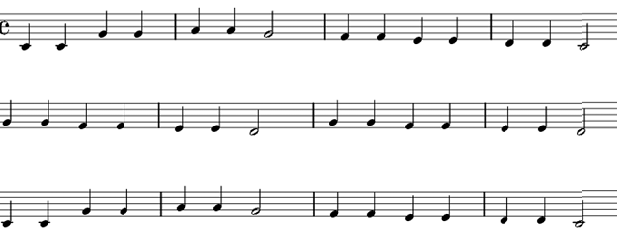
%> input picture Music Score Reader/TwinkleTwinkleLittleStar.bmp, 617 x 235 px
$ octave NotesExtraction.m   (GNU Octave 9; MATLAB toolbox functions it lacks are replaced by stand-ins)
%> lines starting %> are read from the running program, lines starting %| are printed output that depends on the picture; in (x1, y1, x2, y2) boxes, pixels count from 0 and x2, y2 are one past the last pixel; in counts of white or black regions, pixels touching at a corner belong together; the program's own positions count from 1
### Music Score Reader/ImageBinarization.m
function [binImage] = ImageBinarization(image)

% Convert Grayscale image to Binary image and convert B&W

Image = rgb2gray(image);
binImage = ~imbinarize(Image);
%figure, imshow(binImage);
%title('Binarized Image');

end

### Music Score Reader/RemoveSmallRegions.m
function [ imageWithBigRegionsRemoved ] = RemoveSmallRegions(image, lowerLimit )
% This function will remove the regions whose areas are too small

imageLabel = bwlabel(image);
shapeProps = regionprops(imageLabel, 'Area');

for nRegion = 1 : length(shapeProps)
    index = imageLabel == nRegion;
    area = shapeProps(nRegion).Area;
    if area < lowerLimit
        image(index) = 0;
    end
end % nRegion

imageWithBigRegionsRemoved = image;

end

### Music Score Reader/RemoveBigRegions.m
function [ imageWithBigRegionsRemoved ] = RemoveBigRegions(image, upperLimit)
% This function will remove the regions whose areas are too big

imageLabel = bwlabel(image);
shapeProps = regionprops(imageLabel, 'Area');

for nRegion = 1 : length(shapeProps)
    index = imageLabel == nRegion;
    area = shapeProps(nRegion).Area;
    if area > upperLimit
        image(index) = 0;
    end
end % nRegion

imageWithBigRegionsRemoved = image;

end

### Music Score Reader/HorizontalLinesDetection.m
function [HorizontalLines] = HorizontalLinesDetection(imageWithoutBigAndSmallRegions)

SE = strel('line', 15, 0);
HorizontalLines = imopen(imageWithoutBigAndSmallRegions, SE);
HorizontalLines = imclose(HorizontalLines, SE);
%figure, imshow(HorizontalLines);
%title('Extracted Horizontal Lines');

end

### Music Score Reader/FillNotes.m
function [imageWithoutTrebleCleff, temp] = FillNotes(imageWithoutBigAndSmallRegions, Hlines)

notes = imageWithoutBigAndSmallRegions - Hlines;
%figure, imshow(notes);
%title('Image Without Horizontal Lines');

SE = strel('square', 3);
filledNotes = imclose(notes, SE);
%figure, imshow(filledNotes);
%title('Filled Notes');

temp = RemoveBigRegions(filledNotes, 50);
%figure, imshow(temp);
%title('Temp');

imageWithoutTrebleCleff = RemoveBigRegions(filledNotes, 200);
%figure, imshow(imageWithoutTrebleCleff);
%title('Image Without Treble Cleff');

end

### Music Score Reader/VerticalLinesDetection.m
function [imageWithoutVerticalLines] = VerticalLinesDetection(filledNotes)
% Remove the vertical lines

SE = strel('line', 13, 90);
verticalLines = imopen(filledNotes, SE);
%figure, imshow(verticalLines);
%title('Extracted Vertical Image');

imageWithoutVerticalLines = filledNotes - verticalLines;
%figure; imshow(imageWithoutVerticalLines);
%title('Image Without Vertical Lines');

end

### Music Score Reader/WholeNotesDetection.m
function [wholeNote] = WholeNotesDetection(image, size)

SE = strel('disk', size);
wholeNote = imopen(image, SE);
%figure, imshow(wholeNote);
%title('Whole Note Image');

end

### Music Score Reader/HalfNotesDetection.m
function [halfNote] = HalfNotesDetection(image, wholeNote, size)

halfNote = image - wholeNote;
halfNote = RemoveSmallRegions(halfNote, size);
%figure, imshow(halfNote);
%title('Half Note Image');

end

### Music Score Reader/ImageEnhancement.m
function [imageWithoutSmallNoise, imageWithoutBaseCleff] = ImageEnhancement(filledNotes, imageWithoutVerticalLines, bigRegionSize, smallRegionSize)

imageWithoutBaseCleff = RemoveBigRegions(filledNotes, bigRegionSize);
%figure, imshow(imageWithoutBaseCleff);
%title('Image Without Base Cleff');

imageWithoutSmallNoise = RemoveSmallRegions(imageWithoutVerticalLines, smallRegionSize);
%figure, imshow(imageWithoutSmallNoise);
%title('Image Without Small Noise')

end

### Music Score Reader/RemoveRegions.m
function [imageWithoutBigAndSmallRegions] = RemoveRegions(binImage)

imageWithoutSmallRegions = RemoveSmallRegions(binImage, 1000);
imageWithoutBigAndSmallRegions = RemoveBigRegions(imageWithoutSmallRegions, 500000);
%figure, imshow(imageWithoutBigAndSmallRegions);
%title('After Removal of small & big Regions');

end

### Music Score Reader/NotesExtraction.m
close all; clear all; clc;

photoName = 'TwinkleTwinkleLittleStar.bmp';
image = imread(photoName);
%> image is the input picture: size 235x617x3 uint8; min 0, max 255, mean 237.4

binImage = ImageBinarization(image);
%> in ImageBinarization, `binImage = ~imbinarize(Image);`:
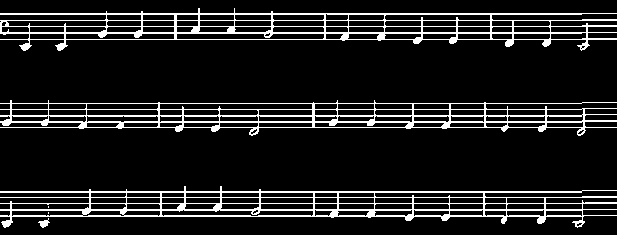
%> binImage: size 235x617 logical; 11.4% white in thin lines or dots

imageWithoutBigAndSmallRegions = RemoveRegions(binImage);
%> in RemoveSmallRegions, `imageLabel = bwlabel(image);`:
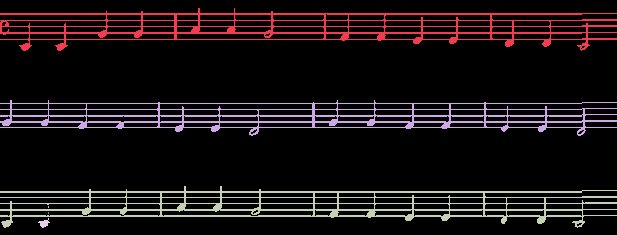
%> imageLabel: size 235x617 double; 7 distinct labels, from 0 to 6; one colour per label, 0 black
%> in RemoveSmallRegions, `shapeProps = regionprops(imageLabel, 'Area');`: shapeProps = 6 regions; Area: 5776, 5533, 5167, 59, 2, 2
%> the loop in RemoveSmallRegions, `for nRegion = 1 : length(shapeProps)` made 6 passes
%> area on passes 1 to 4: 5533, 5167, 5776, 59
%> after the loop in RemoveSmallRegions, `for nRegion = 1 : length(shapeProps)`: image: size 235x617 logical; 11.4% white in thin lines or dots
%> in RemoveBigRegions, `imageLabel = bwlabel(image);`: imageLabel: size 235x617 double; 4 distinct labels, from 0 to 3
%> in RemoveBigRegions, `shapeProps = regionprops(imageLabel, 'Area');`: shapeProps = 3 regions; Area: 5776, 5533, 5167
%> the loop in RemoveBigRegions, `for nRegion = 1 : length(shapeProps)` made 3 passes

horizontalLines = HorizontalLinesDetection(imageWithoutBigAndSmallRegions);
%> in HorizontalLinesDetection, `HorizontalLines = imopen(imageWithoutBigAndSmallRegions, SE);`: HorizontalLines: size 235x617 logical; 9.2% white in thin lines or dots, all inside (x1, y1, x2, y2) = (0, 13, 617, 217)

[filledNotes] = FillNotes(imageWithoutBigAndSmallRegions, horizontalLines);
%> in FillNotes, `filledNotes = imclose(notes, SE);`: filledNotes: size 235x617 double; values 0 (black) and 1 (white), 2.5% white; 53 white regions (3 under 20 px), largest, box (x1, y1, x2, y2) and area: (312, 193, 339, 218) 140, (55, 23, 68, 51) 101, (1, 201, 13, 228) 100
%> call 2 of RemoveBigRegions, with upperLimit = 50
%> in RemoveBigRegions (call 2), `imageLabel = bwlabel(image);`:
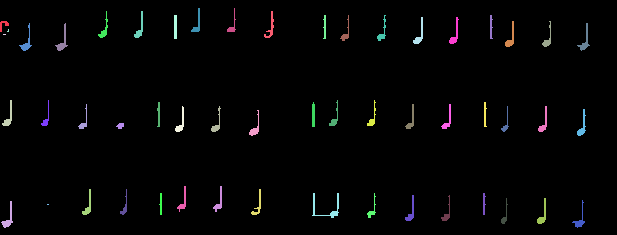
%> imageLabel: size 235x617 double; 54 distinct labels, from 0 to 53; one colour per label, 0 black
%> in RemoveBigRegions (call 2), `shapeProps = regionprops(imageLabel, 'Area');`: shapeProps = 53 regions; largest, Area: 140, 101, 100, 96, 91
%> the loop in RemoveBigRegions (call 2), `for nRegion = 1 : length(shapeProps)` made 53 passes
%> area on passes 1, 2, 3, 6, 7, 9, 10, 11, 12, 13, 14, 15: 44, 100, 89, 90, 58, 101, 60, 86, 77, 34, 57, 88
%> after the loop in RemoveBigRegions (call 2), `for nRegion = 1 : length(shapeProps)`:
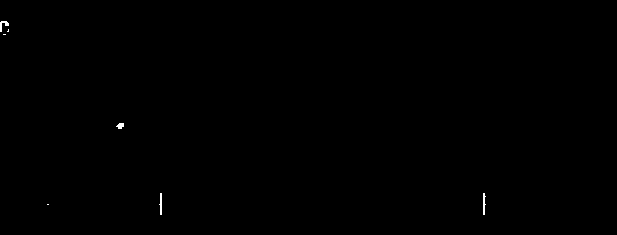
%> image: size 235x617 double; values 0 (black) and 1 (white), 0.12% white in thin lines or dots, all inside (x1, y1, x2, y2) = (0, 21, 486, 215)

imageWithoutVerticalLines = VerticalLinesDetection(filledNotes);
%> in VerticalLinesDetection, `verticalLines = imopen(filledNotes, SE);`: verticalLines: size 235x617 double; values 0 (black) and 1 (white), 1.3% white in thin lines or dots, all inside (x1, y1, x2, y2) = (10, 8, 588, 225)
%> in VerticalLinesDetection, `imageWithoutVerticalLines = filledNotes - verticalLines;`: imageWithoutVerticalLines: size 235x617 double; values 0 (black) and 1 (white), 1.2% white; 107 white regions (65 under 20 px), largest, box (x1, y1, x2, y2) and area: (19, 38, 29, 51) 59, (249, 126, 258, 136) 57, (315, 211, 337, 218) 53

if(strcmp(photoName, 'JingleBells.bmp'))
    [imageWithoutSmallNoise,imageWithoutBaseCleff] = ImageEnhancement(filledNotes, imageWithoutVerticalLines, 50, 35);
    enhancedImage = imageWithoutSmallNoise - imageWithoutBaseCleff;
    %figure, imshow(enhancedImage);
    %title('Enhanced Image');

    wholeNotes = WholeNotesDetection(enhancedImage, 3);

    halfNotes = HalfNotesDetection(enhancedImage, wholeNotes, 35);

    notesExtractedImage = halfNotes + wholeNotes;

elseif(strcmp(photoName, 'TwinkleTwinkleLittleStar.bmp'))
    enhancedImage = ImageEnhancement(filledNotes,imageWithoutVerticalLines, 51, 20);
%> call 4 of RemoveBigRegions, with upperLimit = 51
%> the loop in RemoveBigRegions (call 4), `for nRegion = 1 : length(shapeProps)` made 53 passes
%> after the loop in RemoveBigRegions (call 4), `for nRegion = 1 : length(shapeProps)`:
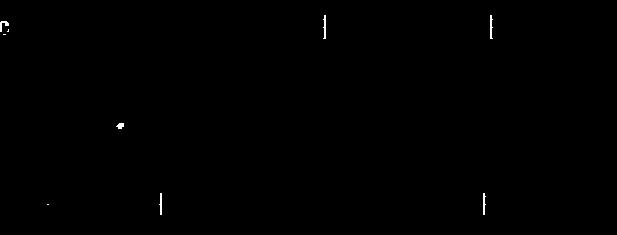
%> image: size 235x617 double; values 0 (black) and 1 (white), 0.19% white in thin lines or dots, all inside (x1, y1, x2, y2) = (0, 15, 493, 215)
%> call 2 of RemoveSmallRegions, with lowerLimit = 20
%> in RemoveSmallRegions (call 2), `imageLabel = bwlabel(image);`: imageLabel: size 235x617 double; 108 distinct labels, from 0 to 107
%> in RemoveSmallRegions (call 2), `shapeProps = regionprops(imageLabel, 'Area');`: shapeProps = 107 regions; largest, Area: 59, 57, 53, 52, 51
%> the loop in RemoveSmallRegions (call 2), `for nRegion = 1 : length(shapeProps)` made 107 passes
%> area on passes 1, 2, 3, 7, 10, 12, 14, 15, 17, 21, 22, 24: 44, 52, 44, 59, 37, 50, 36, 39, 46, 34, 33, 42
%> after the loop in RemoveSmallRegions (call 2), `for nRegion = 1 : length(shapeProps)`:
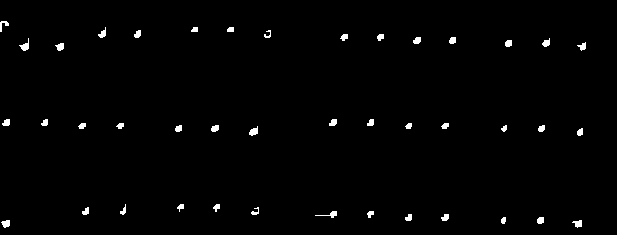
%> image: size 235x617 double; values 0 (black) and 1 (white), 1.2% white; 42 white regions, largest, box (x1, y1, x2, y2) and area: (19, 38, 29, 51) 59, (249, 126, 258, 136) 57, (315, 211, 337, 218) 53

    wholeNotes = WholeNotesDetection(enhancedImage, 2);
%> in WholeNotesDetection, `wholeNote = imopen(image, SE);`: wholeNote: size 235x617 double; values 0 (black) and 1 (white), 0.81% white; 39 white regions (2 under 20 px), largest, box (x1, y1, x2, y2) and area: (249, 128, 258, 136) 48, (21, 43, 29, 51) 45, (56, 43, 64, 51) 41

    halfNotes = HalfNotesDetection(enhancedImage, wholeNotes, 20);
%> in HalfNotesDetection, `halfNote = image - wholeNote;`: halfNote: size 235x617 double; values 0 (black) and 1 (white), 0.35% white in thin lines or dots, all inside (x1, y1, x2, y2) = (0, 21, 586, 228)
%> call 3 of RemoveSmallRegions, with lowerLimit = 20
%> in RemoveSmallRegions (call 3), `imageLabel = bwlabel(image);`: imageLabel: size 235x617 double; 146 distinct labels, from 0 to 145
%> in RemoveSmallRegions (call 3), `shapeProps = regionprops(imageLabel, 'Area');`: shapeProps = 145 regions; largest, Area: 44, 33, 29, 15, 14
%> the loop in RemoveSmallRegions (call 3), `for nRegion = 1 : length(shapeProps)` made 145 passes
%> after the loop in RemoveSmallRegions (call 3), `for nRegion = 1 : length(shapeProps)`:
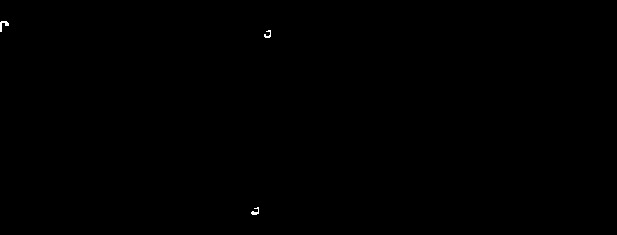
%> image: size 235x617 double; values 0 (black) and 1 (white), 0.07% white in thin lines or dots, all inside (x1, y1, x2, y2) = (0, 21, 271, 215)
    halfNotes = RemoveBigRegions(halfNotes, 50);
%> in RemoveBigRegions (call 5), `imageLabel = bwlabel(image);`: imageLabel: size 235x617 double; 4 distinct labels, from 0 to 3
%> in RemoveBigRegions (call 5), `shapeProps = regionprops(imageLabel, 'Area');`: shapeProps = 3 regions; Area: 44, 33, 29

    notesExtractedImage = halfNotes + wholeNotes;
%> notesExtractedImage: size 235x617 double; values 0 (black) and 1 (white), 0.89% white; 42 white regions (2 under 20 px), largest, box (x1, y1, x2, y2) and area: (249, 128, 258, 136) 48, (21, 43, 29, 51) 45, (0, 21, 9, 32) 44
    %notesExtractedImage = RemoveSmallRegions(notesExtractedImage, 20);

elseif(strcmp(photoName, 'BachSheetMusic.bmp'))
    enhancedImage = ImageEnhancement(filledNotes,imageWithoutVerticalLines, 51, 3);
    wholeNotes = WholeNotesDetection(enhancedImage, 2);

    halfNotes = HalfNotesDetection(enhancedImage, wholeNotes, 3);

    notesExtractedImage = halfNotes + wholeNotes;
end


figure, imshow(notesExtractedImage);
title('Image With Extracted Notes');
